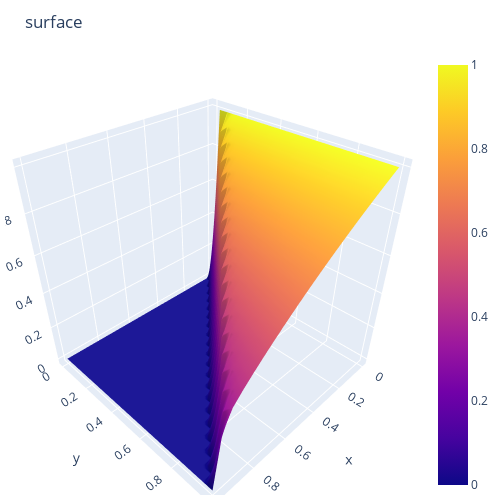

Notebook cell for this chart:
### Code cell
sh_0, sh_1 = A.shape
fig = go.Figure()
fig.add_surface(
    # contours = {
    #     "x": {"show": True, "start": 1.5, "end": 2, "size": 0.04, "color":"white"},
    #     "z": {"show": True, "start": 0.5, "end": 0.8, "size": 0.05}
    # },
    x = np.linspace(a, b, sh_1),
    y = np.linspace(0, T, sh_0),
    z = U
    )
# fig.add_scatter3d(name='scat_p', x=np.linspace(a, b, sh_1), y=np.linspace(0, T, sh_0), z=U, mode='markers',
#     marker=dict(size=10, color='black',colorscale='Reds'))
# fig.update_layout(
#         scene = {
#             "xaxis": {"nticks": 20},
#             "zaxis": {"nticks": 4},
#             'camera_eye': {"x": 0, "y": -1, "z": 0.5},
#             "aspectratio": {"x": 1, "y": 1, "z": 0.2}
#         })
fig.update_layout(title='surface', autosize=False,
                  width=500, height=500,
                  margin=dict(l=5, r=50, b=5, t=55))
fig.show()

### Figure 1 — Plotly figure (JSON) as saved in the notebook; plotly's stock layout.template omitted (floating-point values rounded to 4 significant figures; data arrays with more than 128 entries replaced by an {"elided": "..."} marker saying what was removed)
{"data": [{"type": "surface", "x": [0, 0.05, 0.1, 0.15, 0.2, 0.25, 0.3, 0.35, 0.4, 0.45, 0.5, 0.55, 0.6, 0.65, 0.7, 0.75, 0.8, 0.85, 0.9, 0.95, 1], "y": [0, 0.05, 0.1, 0.15, 0.2, 0.25, 0.3, 0.35, 0.4, 0.45, 0.5, 0.55, 0.6, 0.65, 0.7, 0.75, 0.8, 0.85, 0.9, 0.95, 1], "z": {"elided": "21x21 float values"}}], "layout": {"autosize": false, "height": 500, "margin": {"b": 5, "l": 5, "r": 50, "t": 55}, "title": {"text": "surface"}, "width": 500}}
